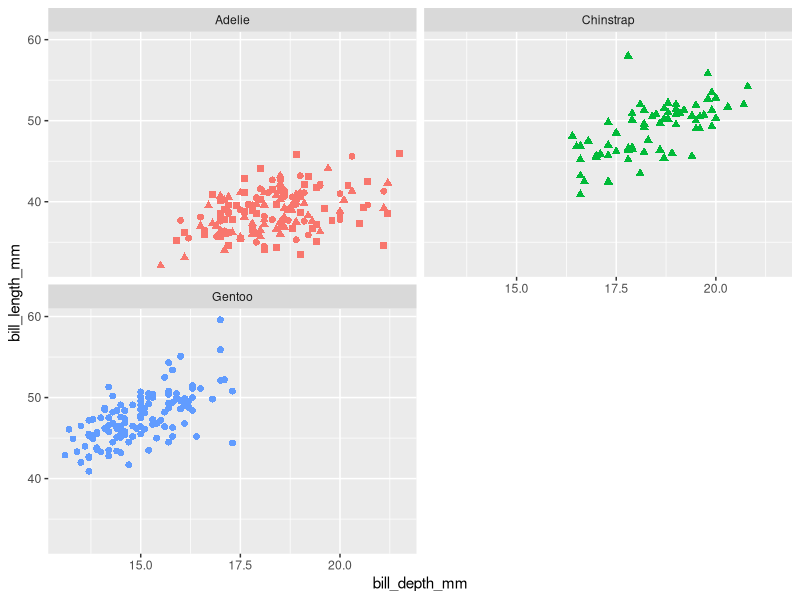

R code for this plot:

#### created on 2026-09-10
#### Jasmine Chang
#### Online lecture 5


# libraries
library (palmerpenguins)
library(tidyverse)

# looking at the data
glimpse(penguins)

# ggplot
# the "+" layers them together, order matters!!
ggplot(data=penguins,
       mapping = aes(x=bill_depth_mm,
                     y=bill_length_mm,
                     color=species,
                     shape=island)) +
geom_point(size=2, alpha=1)+
  facet_wrap(~species, ncol=2)+
  guides(color="none",shape="none")#make it 2 columns
#faceted by species^^
  #facet_grid(species~sex)
# faceting is making smaller graphs. Above translates to: species faceted by sex
  #labs(title = "Bill Depth and Bill Length",
     #  subtitle="Dimensions for Adelie, Chinstrap, and Gentoo",
    #   x="Bill Depth (mm)", y="Bill Length (mm)",
     #  color="Species",
    #   shape="Islands",
    #   caption="Source: Palmer Station LTER")
scale_colour_viridis_d()

## dont forget to put commas after everything!!
## labs means labels, all labels have to fall within those parenthesis
## viridis d uses descrete colors for people with color blindness
